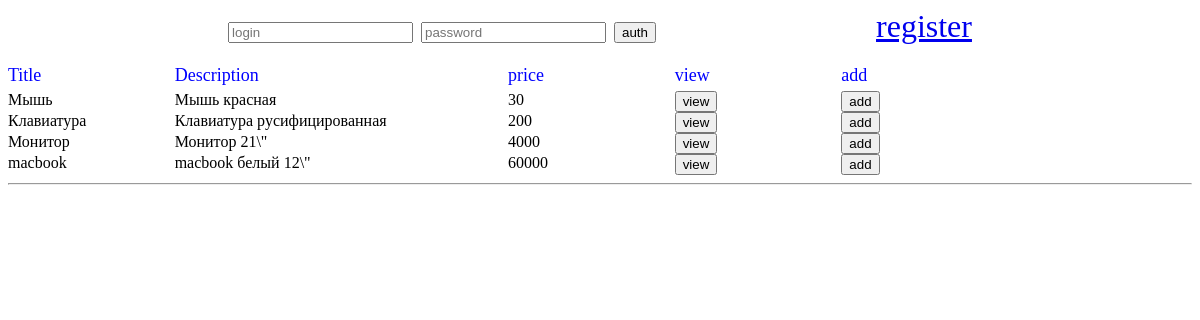
The page / on the database its author committed.
### tables this page shows
CREATE TABLE `goods` (
  `id` int(11) NOT NULL,
  `good` varchar(30) NOT NULL,
  `description` varchar(256) NOT NULL,
  `price` decimal(10,0) NOT NULL,
  `good_img` varchar(30) NOT NULL
);

### index.php (the view, shortened to what this page needs)
<?php
include('bd.php');
$query = mysqli_query($link, 'SELECT * FROM goods');
?>
<!doctype html>
<html lang="en">
<head>
  <link rel="stylesheet" href="style.css">
</head>
<body>
<div class="auth">
  <?php include('auth.php');
  ?>
</div>
<form action="" method="post">
  <div class="table">
    <label class="head">Title</label>
    <label class="head">Description</label>
    <label class="head">price</label>
    <label class="head">view</label>
    <label class="head">add</label>
    <? while ($row = mysqli_fetch_assoc($query)) : ?>
      <div><?= $row['good'] ?></div>
      <div><?= $row['description'] ?></div>
      <div><?= $row['price'] ?></div>
      <div>
        <button value="<?= $row['id'] ?>" name="id">view</button>
      </div>
      <div>
        <button value="<?= $row['id'] ?>" name="add">add</button>
      </div>
    <? endwhile ?>
  </div>
</form>
<hr>
</body>
</html>

### style.css (style rules this page uses)
.table { display: grid; grid-template-columns: 1fr 2fr repeat(3, 1fr); width: 1000px; }
.head { color: blue; font-size: 18px; margin-bottom: 5px; }
.auth { display: flex; justify-content: space-evenly; margin-bottom: 20px; font-size: xx-large; }

### rows shown on the page
goods: good "Мышь", description "Мышь красная", price "30", $row['id'] 1 (drawn)
goods: good "Клавиатура", description "Клавиатура русифицированная", price "200", $row['id'] 2 (drawn)
goods: good "Монитор", description "Монитор 21\\\"", price "4000", $row['id'] 3 (drawn)
goods: good "macbook", description "macbook белый 12\\\"", price "60000", $row['id'] 4 (drawn)
